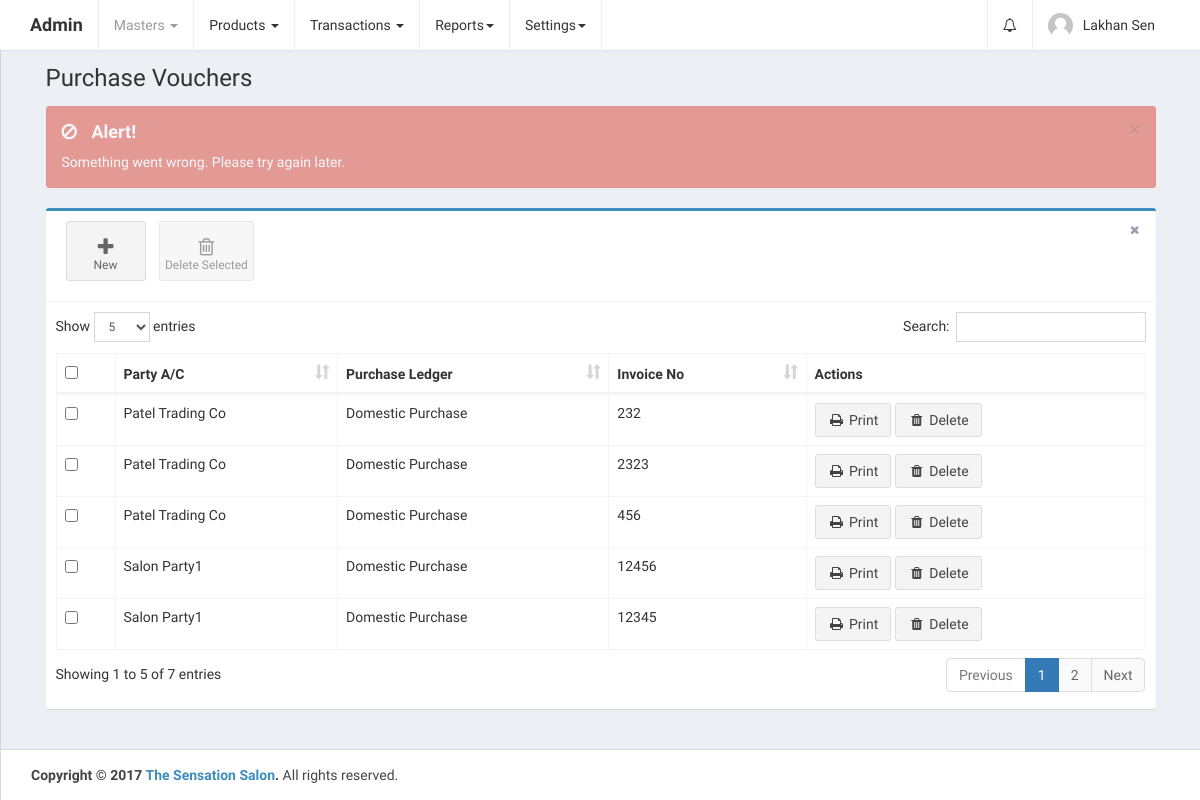
The page /home.php?controller=purchase&action=getbills (signed in) on the database its author committed.
### tables this page shows
CREATE TABLE `purchase_vouchers` (
  `id` int(11) UNSIGNED NOT NULL,
  `date` date DEFAULT NULL,
  `purchase_ledger_id` int(11) DEFAULT NULL,
  `invoice_no` varchar(255) DEFAULT NULL,
  `invoice_date` date DEFAULT NULL,
  `purchase_type_id` int(11) DEFAULT NULL,
  `party_id` int(11) DEFAULT NULL,
  `products_data` longtext COMMENT 'product_id, target_account_id, product_name, hsn_code, mrp, qty, final_updated_qty, price, discount_percentage, discount_rs, cgst_percentage, cgst_rs, sgst_percentage, sgst_rs, igst_percentage, igst_rs, total_amount',
  `total_qty` int(11) DEFAULT NULL,
  `total_rate_per_unit` double DEFAULT NULL,
  `total_discount_percentage` double DEFAULT NULL,
  `total_discount_rs` double DEFAULT NULL,
  `total_cgst_percentage` double DEFAULT NULL,
  `total_cgst_rs` double DEFAULT NULL,
  `total_sgst_percentage` double DEFAULT NULL,
  `total_sgst_rs` double DEFAULT NULL,
  `total_igst_percentage` double DEFAULT NULL,
  `total_igst_rs` double DEFAULT NULL,
  `total_bill_amount` double DEFAULT NULL,
  `is_deleted` tinyint(1) NOT NULL DEFAULT '0',
  `created_at` datetime NOT NULL DEFAULT CURRENT_TIMESTAMP,
  `updated_at` datetime NOT NULL DEFAULT CURRENT_TIMESTAMP ON UPDATE CURRENT_TIMESTAMP
);

### controllers/PurchaseController.php (called while the page is built, shortened)
<?php
class PurchaseController {
    public $purchaseobj;
    public $accountgroupobj;
    public function __construct() {
        require_once 'models/Purchase.php';
        $this->purchaseobj = new Purchase();
        require_once 'models/AccountGroup.php';
        $this->accountgroupobj = new AccountGroup();
    }
    public function getbills() {
        $purchase_vouchers = array();
        $purchase_vouchers_res = $this->purchaseobj->getPurchaseVouchers();
        if ($purchase_vouchers_res->num_rows > 0) {
            while ($purchase_voucher = $purchase_vouchers_res->fetch_assoc()) {
                $purchase_ledger_res = $this->accountgroupobj->getAccountGroup($purchase_voucher['purchase_ledger_id']);
                if ($purchase_ledger_res->num_rows > 0) {
                    while ($purchase_ledger = mysqli_fetch_assoc($purchase_ledger_res)) {
                        $purchase_voucher['purchase_ledger_name'] = ucwords($purchase_ledger['name']);
                    }
                }
                $party_res = $this->accountgroupobj->getAccountGroup($purchase_voucher['party_id']);
                if ($party_res->num_rows > 0) {
                    while ($party = mysqli_fetch_assoc($party_res)) {
                        $purchase_voucher['party_ac_name'] = ucwords($party['name']);
                    }
                }
                $purchase_vouchers[] = $purchase_voucher;
            }
        }
        require_once APP_DIR . '/views/layout.php';
    }
}
?>

### home.php (called while the page is built, shortened)
<?php
require_once 'config/database.php';
require_once 'config/routes.php';
?>

### models/Purchase.php (called while the page is built, shortened)
<?php
class Purchase {
    public $conn;
    public function __construct() {
        $db = new Database();
        $this->conn = $db->connect();
    }
    public function getPurchaseVouchers() {
        $purchase_vouchers = $this->conn->query('SELECT * FROM purchase_vouchers ORDER BY id DESC');
        return $purchase_vouchers;
    }
}
?>

### config/Database.php (called while the page is built)
<?php
class Database {
    public function connect() {
        $conn = new mysqli('localhost', 'root', '', 'thesensationbeautycentre');
        if ($conn->connect_error) {
            die("Connection failed: " . $conn->connect_error);
        } else {
            return $conn;
        }
    }
}
?>

### models/AccountGroup.php (called while the page is built, shortened)
<?php
class AccountGroup {
    public $conn;
    public function __construct() {
        $db = new Database();
        $this->conn = $db->connect();
    }
    public function getAccountGroup($id) {
        $account_group = $this->conn->query('SELECT * FROM account_groups WHERE id=' . $id);
        return $account_group;
    }
}
?>

### views/purchase_bills.php (the view, shortened to what this page needs)
<link rel="stylesheet" href="public/plugins/datatables/dataTables.bootstrap.css">
<div class="alert alert-dismissible" style="display: none;">
    <button type="button" class="close" data-dismiss="alert" aria-hidden="true">&times;</button>
    <h4></h4><p></p>
</div>
<div class="row">
    <div class="col-xs-12">
        <div class="box box-primary">
            <div class="box-header with-border">
                <a class="btn btn-app" href="?controller=purchase&action=add">
                    <i class="fa fa-plus"></i> New
                </a>
                <button class="btn btn-app" id="delete_selected">
                    <i class="fa fa-trash-o"></i> Delete Selected
                </button>
                <div class="box-tools pull-right">
                    <button type="button" class="btn btn-box-tool" data-widget="remove"><i class="fa fa-times"></i></button>
                </div>
            </div>
            <div class="box-body">
                <div class="table-responsive">
                    <table id="purchase_vouchers_table" class="table table-bordered table-hover" role="grid" aria-describedby="purchase_vouchers_table_info">
                        <thead>
                            <tr>
                                <th data-orderable="false" width="20px">
                                    <input type="checkbox" class="select-all">
                                </th>
                                <th>Party A/C</th>
                                <th>Purchase Ledger</th>
                                <th>Invoice No</th>
                                <th data-orderable="false" width="300px">Actions</th>
                            </tr>
                        </thead>
                        <?php
                        if (isset($purchase_vouchers)) {
                            ?>
                            <tbody>
                                <?php
                                foreach ($purchase_vouchers as $purchase_voucher) {
                                    ?>
                                    <tr id="tr_<?php echo $purchase_voucher['id']; ?>">
                                        <td><input type="checkbox" name="select_purchase_vouchers[]" data-id="<?php echo $purchase_voucher['id']; ?>"></td>
                                        <td><?php echo $purchase_voucher['party_ac_name']; ?></td>
                                        <td><?php echo $purchase_voucher['purchase_ledger_name']; ?></td>
                                        <td><?php echo $purchase_voucher['invoice_no']; ?></td>
                                        <td>
                                            <a href="?controller=purchase&action=printBill&id=<?php echo $purchase_voucher['id']; ?>" class="btn btn-default" target="_blank"><i class="fa fa-fw fa-print"></i> Print</a>
                                            <a href="" class="delete btn btn-default" data-id="<?php echo $purchase_voucher['id']; ?>"><i class="fa fa-fw fa-trash"></i> Delete</a>
                                        </td>
                                    </tr>
                                    <?php
                                }
                                ?>
                            </tbody>
                            <?php
                        }
                        ?>
                    </table>
                </div>
            </div>
        </div>
    </div>
</div>

### views/purchase_bills.php (style rules this page uses)
.table-responsive { overflow-x: initial; }

### rows shown on the page
purchase_vouchers: party_ac_name "Patel Trading Co", purchase_ledger_name "Domestic Purchase", invoice_no "232"
purchase_vouchers: party_ac_name "Patel Trading Co", purchase_ledger_name "Domestic Purchase", invoice_no "2323"
purchase_vouchers: party_ac_name "Patel Trading Co", purchase_ledger_name "Domestic Purchase", invoice_no "456"
purchase_vouchers: party_ac_name "Salon Party1", purchase_ledger_name "Domestic Purchase", invoice_no "12456"
purchase_vouchers: party_ac_name "Salon Party1", purchase_ledger_name "Domestic Purchase", invoice_no "12345"

### other values the page prints
$_SESSION['admin'] "Lakhan Sen"
$page_header "Purchase Vouchers"
